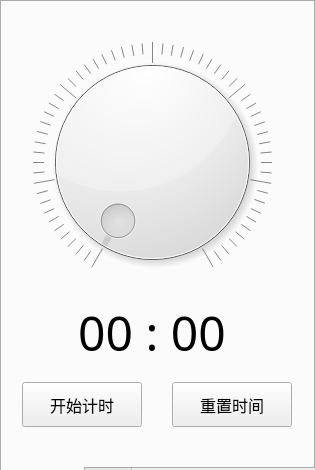
<?xml version="1.0" encoding="UTF-8"?>
<ui version="4.0">
 <class>Window</class>
 <widget class="QWidget" name="Window">
  <property name="geometry">
   <rect>
    <x>0</x>
    <y>0</y>
    <width>315</width>
    <height>470</height>
   </rect>
  </property>
  <property name="font">
   <font>
    <family>微软雅黑</family>
   </font>
  </property>
  <property name="focusPolicy">
   <enum>Qt::TabFocus</enum>
  </property>
  <property name="windowTitle">
   <string>番茄钟 - Tahder</string>
  </property>
  <property name="windowOpacity">
   <double>1.000000000000000</double>
  </property>
  <property name="layoutDirection">
   <enum>Qt::LeftToRight</enum>
  </property>
  <widget class="QTabWidget" name="tabWidget">
   <property name="geometry">
    <rect>
     <x>0</x>
     <y>0</y>
     <width>315</width>
     <height>495</height>
    </rect>
   </property>
   <property name="tabPosition">
    <enum>QTabWidget::South</enum>
   </property>
   <property name="tabShape">
    <enum>QTabWidget::Rounded</enum>
   </property>
   <property name="currentIndex">
    <number>0</number>
   </property>
   <property name="tabBarAutoHide">
    <bool>false</bool>
   </property>
   <widget class="QWidget" name="Main">
    <attribute name="title">
     <string>程序主界面</string>
    </attribute>
    <widget class="QPushButton" name="start">
     <property name="geometry">
      <rect>
       <x>20</x>
       <y>380</y>
       <width>120</width>
       <height>45</height>
      </rect>
     </property>
     <property name="font">
      <font>
       <family>微软雅黑</family>
       <pointsize>12</pointsize>
      </font>
     </property>
     <property name="text">
      <string>开始计时</string>
     </property>
     <property name="checkable">
      <bool>false</bool>
     </property>
     <property name="checked">
      <bool>false</bool>
     </property>
    </widget>
    <widget class="QPushButton" name="reset">
     <property name="geometry">
      <rect>
       <x>170</x>
       <y>380</y>
       <width>120</width>
       <height>45</height>
      </rect>
     </property>
     <property name="font">
      <font>
       <family>微软雅黑</family>
       <pointsize>12</pointsize>
      </font>
     </property>
     <property name="text">
      <string>重置时间</string>
     </property>
     <property name="checkable">
      <bool>false</bool>
     </property>
     <property name="checked">
      <bool>false</bool>
     </property>
    </widget>
    <widget class="QDial" name="timedial">
     <property name="geometry">
      <rect>
       <x>30</x>
       <y>40</y>
       <width>240</width>
       <height>240</height>
      </rect>
     </property>
     <property name="maximum">
      <number>60</number>
     </property>
     <property name="value">
      <number>0</number>
     </property>
     <property name="sliderPosition">
      <number>0</number>
     </property>
     <property name="orientation">
      <enum>Qt::Horizontal</enum>
     </property>
     <property name="invertedAppearance">
      <bool>false</bool>
     </property>
     <property name="invertedControls">
      <bool>false</bool>
     </property>
     <property name="wrapping">
      <bool>false</bool>
     </property>
     <property name="notchTarget">
      <double>1.000000000000000</double>
     </property>
     <property name="notchesVisible">
      <bool>true</bool>
     </property>
    </widget>
    <widget class="QLabel" name="timelabel">
     <property name="geometry">
      <rect>
       <x>60</x>
       <y>300</y>
       <width>180</width>
       <height>60</height>
      </rect>
     </property>
     <property name="font">
      <font>
       <family>微软雅黑</family>
       <pointsize>36</pointsize>
       <bold>false</bold>
      </font>
     </property>
     <property name="text">
      <string>00 : 00</string>
     </property>
     <property name="textFormat">
      <enum>Qt::PlainText</enum>
     </property>
     <property name="alignment">
      <set>Qt::AlignCenter</set>
     </property>
     <property name="wordWrap">
      <bool>false</bool>
     </property>
     <property name="indent">
      <number>2</number>
     </property>
    </widget>
   </widget>
   <widget class="QWidget" name="Settings">
    <attribute name="title">
     <string>设置</string>
    </attribute>
    <widget class="QLabel" name="label">
     <property name="geometry">
      <rect>
       <x>10</x>
       <y>10</y>
       <width>291</width>
       <height>171</height>
      </rect>
     </property>
     <property name="text">
      <string>&lt;html&gt;&lt;head/&gt;&lt;body&gt;&lt;p&gt;本程序为Python+Pyside6编写的番茄钟程序，根据番茄工作法原理合理分配时间可以提高工作效率。&lt;/p&gt;&lt;p&gt;点击查看&lt;a href=&quot;https://m.so.llhlf.com/baike-%E7%95%AA%E8%8C%84%E5%B7%A5%E4%BD%9C%E6%B3%95&quot;&gt;&lt;span style=&quot; text-decoration: underline; color:#55ff7f;&quot;&gt;维基百科 - 番茄工作法&lt;/span&gt;&lt;/a&gt;&lt;/p&gt;&lt;p&gt;&lt;br/&gt;&lt;/p&gt;&lt;p&gt;程序作者：&lt;span style=&quot; font-weight:700;&quot;&gt;塔格德&lt;/span&gt;&lt;/p&gt;&lt;p&gt;程序版本：&lt;span style=&quot; font-weight:700;&quot;&gt;1.0.1&lt;/span&gt;&lt;/p&gt;&lt;/body&gt;&lt;/html&gt;</string>
     </property>
     <property name="textFormat">
      <enum>Qt::AutoText</enum>
     </property>
     <property name="scaledContents">
      <bool>false</bool>
     </property>
     <property name="wordWrap">
      <bool>true</bool>
     </property>
    </widget>
    <widget class="QLabel" name="label_2">
     <property name="geometry">
      <rect>
       <x>30</x>
       <y>210</y>
       <width>231</width>
       <height>131</height>
      </rect>
     </property>
     <property name="font">
      <font>
       <family>微软雅黑</family>
       <pointsize>18</pointsize>
      </font>
     </property>
     <property name="text">
      <string>设置功能正在制作中</string>
     </property>
     <property name="textFormat">
      <enum>Qt::MarkdownText</enum>
     </property>
    </widget>
   </widget>
  </widget>
 </widget>
 <resources/>
 <connections/>
</ui>
